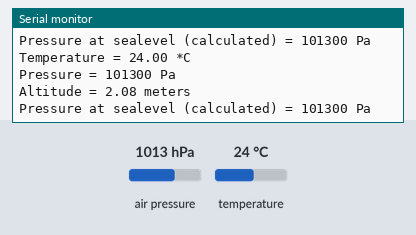
A sketch run on a simulated ESP32. Shown: the last lines printed to the serial monitor. The inputs (shaded band) are chosen by the test bench; at power-on: air pressure 1013 hPa, temperature 24 °C.

Above: at 1.2 s.
1.3 s: air pressure set to 952 hPa
At 1.9 s:
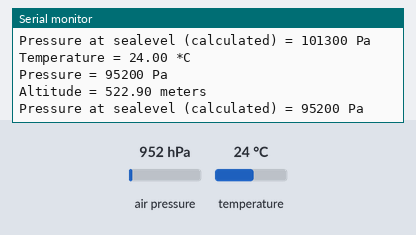
2.8 s: temperature set to 12 °C
4.3 s: air pressure set to 975 hPa
At 5.0 s:
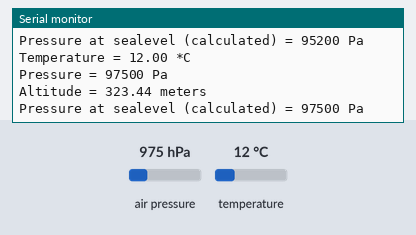
Timing chart, 0 to 7.3 s (numbered marks = the images above; inputs shaded):
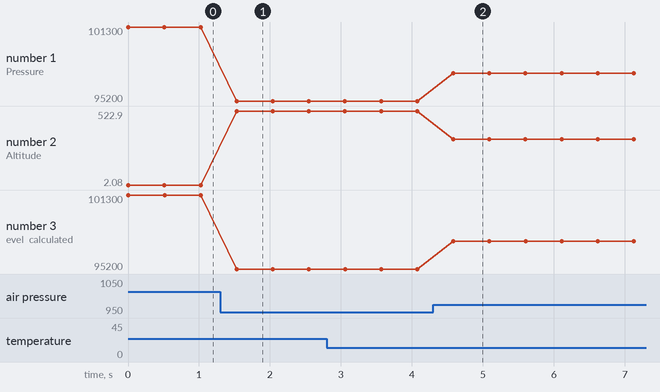

Measured:
- after the input at 1.3 s, the serial monitor: prints a new line after 0.23 s (image 1)
- after the input at 4.3 s, the serial monitor: prints a new line after 0.28 s (image 2)
- plotted number 1: 101300 → 95200 after the input at 1.3 s, 95200 → 97500 after the input at 4.3 s
- plotted number 2: 2.08 → 522.9 after the input at 1.3 s, 522.9 → 323.44 after the input at 4.3 s
- plotted number 3: 101300 → 95200 after the input at 1.3 s, 95200 → 97500 after the input at 4.3 s

The sketch:

esp32_bmp180.ino
```cpp
#include <Wire.h>
#include <Adafruit_BMP085.h>
Adafruit_BMP085 bmp;
// vin=3.3v gnd=gnd scl=gpio22 sda=gpio21

void setup() {
  Serial.begin(115200);
  if (!bmp.begin()) {
  Serial.println("Could not find a valid BMP085/BMP180 sensor, check wiring!");
  while (1) {}
  }
}

void loop() {
  Serial.print("Temperature = ");
  Serial.print(bmp.readTemperature());
  Serial.println(" *C");

  Serial.print("Pressure = ");
  Serial.print(bmp.readPressure());
  Serial.println(" Pa");

  // Calculate altitude assuming 'standard' barometric
  // pressure of 1013.25 millibar = 101325 Pascal
  Serial.print("Altitude = ");
  Serial.print(bmp.readAltitude());
  Serial.println(" meters");

  Serial.print("Pressure at sealevel (calculated) = ");
  Serial.print(bmp.readSealevelPressure());
  Serial.println(" Pa");

  Serial.println();
  delay(500);
}
```
